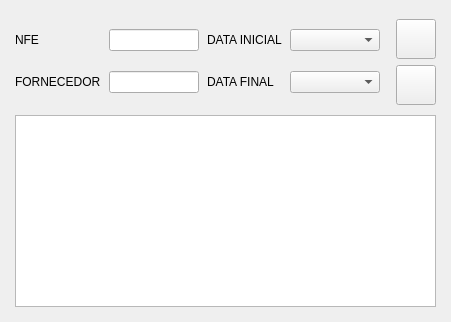
      <widget class="QWidget" name="pg_search">
       <layout class="QGridLayout" name="gridLayout_5">
        <property name="leftMargin">
         <number>15</number>
        </property>
        <property name="topMargin">
         <number>15</number>
        </property>
        <property name="rightMargin">
         <number>15</number>
        </property>
        <property name="bottomMargin">
         <number>15</number>
        </property>
        <item row="0" column="0">
         <layout class="QGridLayout" name="gridLayout_4" columnstretch="0,1,0,1">
          <property name="rightMargin">
           <number>10</number>
          </property>
          <property name="horizontalSpacing">
           <number>8</number>
          </property>
          <property name="verticalSpacing">
           <number>6</number>
          </property>
          <item row="1" column="1">
           <widget class="QLineEdit" name="txt_supplier_search">
            <property name="alignment">
             <set>Qt::AlignCenter</set>
            </property>
           </widget>
          </item>
          <item row="0" column="0">
           <widget class="QLabel" name="label_4">
            <property name="text">
             <string>NFE</string>
            </property>
            <property name="buddy">
             <cstring>txt_nfe_search</cstring>
            </property>
           </widget>
          </item>
          <item row="1" column="0">
           <widget class="QLabel" name="label_6">
            <property name="text">
             <string>FORNECEDOR</string>
            </property>
            <property name="buddy">
             <cstring>txt_supplier_search</cstring>
            </property>
           </widget>
          </item>
          <item row="0" column="1">
           <widget class="QLineEdit" name="txt_nfe_search">
            <property name="alignment">
             <set>Qt::AlignCenter</set>
            </property>
           </widget>
          </item>
          <item row="1" column="2">
           <widget class="QLabel" name="label_8">
            <property name="text">
             <string>DATA FINAL</string>
            </property>
           </widget>
          </item>
          <item row="0" column="2">
           <widget class="QLabel" name="label_7">
            <property name="text">
             <string>DATA INICIAL</string>
            </property>
           </widget>
          </item>
          <item row="0" column="3">
           <widget class="CustomComboBox" name="cb_start_date"/>
          </item>
          <item row="1" column="3">
           <widget class="CustomComboBox" name="cb_end_date"/>
          </item>
         </layout>
        </item>
        <item row="0" column="1">
         <layout class="QVBoxLayout" name="verticalLayout">
          <property name="sizeConstraint">
           <enum>QLayout::SetDefaultConstraint</enum>
          </property>
          <property name="topMargin">
           <number>4</number>
          </property>
          <property name="bottomMargin">
           <number>4</number>
          </property>
          <item>
           <widget class="QPushButton" name="bt_clear_search">
            <property name="sizePolicy">
             <sizepolicy hsizetype="Fixed" vsizetype="Fixed">
              <horstretch>0</horstretch>
              <verstretch>0</verstretch>
             </sizepolicy>
            </property>
            <property name="minimumSize">
             <size>
              <width>40</width>
              <height>40</height>
             </size>
            </property>
            <property name="cursor">
             <cursorShape>PointingHandCursor</cursorShape>
            </property>
            <property name="toolTip">
             <string>LIMPAR</string>
            </property>
            <property name="text">
             <string/>
            </property>
            <property name="icon">
             <iconset resource="resource.qrc">
              <normaloff>:/icons/assets/erase-48.png</normaloff>:/icons/assets/erase-48.png</iconset>
            </property>
            <property name="iconSize">
             <size>
              <width>32</width>
              <height>32</height>
             </size>
            </property>
           </widget>
          </item>
          <item>
           <widget class="QPushButton" name="bt_search">
            <property name="sizePolicy">
             <sizepolicy hsizetype="Fixed" vsizetype="Fixed">
              <horstretch>0</horstretch>
              <verstretch>0</verstretch>
             </sizepolicy>
            </property>
            <property name="minimumSize">
             <size>
              <width>40</width>
              <height>40</height>
             </size>
            </property>
            <property name="cursor">
             <cursorShape>PointingHandCursor</cursorShape>
            </property>
            <property name="toolTip">
             <string>PESQUISAR</string>
            </property>
            <property name="statusTip">
             <string/>
            </property>
            <property name="text">
             <string/>
            </property>
            <property name="icon">
             <iconset resource="resource.qrc">
              <normaloff>:/icons/assets/search-48.png</normaloff>:/icons/assets/search-48.png</iconset>
            </property>
            <property name="iconSize">
             <size>
              <width>32</width>
              <height>32</height>
             </size>
            </property>
            <property name="flat">
             <bool>false</bool>
            </property>
           </widget>
          </item>
         </layout>
        </item>
        <item row="2" column="0" colspan="2">
         <widget class="QTableView" name="table_search">
          <property name="alternatingRowColors">
           <bool>true</bool>
          </property>
          <property name="selectionBehavior">
           <enum>QAbstractItemView::SelectRows</enum>
          </property>
         </widget>
        </item>
       </layout>
      </widget>
